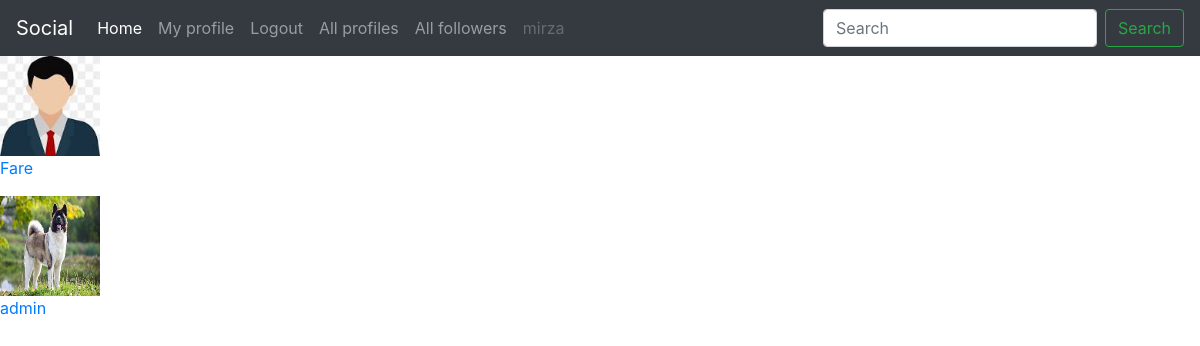
The page /profiles/user_followers/1/ (signed in) on the database its author committed.
### profiles/models.py (models this page shows, shortened)
class Followers(models.Model):
    sender = models.ForeignKey(Profile, on_delete=models.CASCADE,related_name="sender")
    receiver = models.ForeignKey(Profile, on_delete=models.CASCADE,related_name="receiver")

class Profile(models.Model):
    first_name = models.CharField(max_length=225)
    last_name = models.CharField(max_length=225)
    bio = models.TextField()
    user = models.OneToOneField(User, on_delete=models.CASCADE)
    image = models.ImageField(upload_to="post_images",default="avatar.jpg")
    followers = models.ManyToManyField(User,related_name="follower",blank=True)
    created = models.DateTimeField(auto_now_add=True)
    updated = models.DateTimeField(auto_now=True)

### profiles/views.py (the view)
# urls.py: path("user_followers/<str:pk>/",views.user_followers,name="user_followers"),
@login_required(login_url='account_login')
def user_followers(request,pk):
    profile = Profile.objects.get(pk=pk)
    followers = Followers.objects.filter(receiver=profile)
    context = {'followers':followers}
    return render(request, 'profiles/user_followers.html',context)

### profiles/templates/profiles/user_followers.html
{% extends "base.html" %}
{% block content %}
{% for follower in followers %}
<a href="{% url 'get_profiles' follower.sender.pk %}">
        <img width="100" height="100" src="{{ follower.sender.image.url }}" />
        <p>{{ follower.sender.user.username }}</p>
</a>
{% endfor %}
{% endblock content %}

### templates/navbar.html (shortened to what this page needs)
<nav class="navbar navbar-expand-lg navbar-dark bg-dark">
    <a class="navbar-brand" href="">Social</a>
    <div class="collapse navbar-collapse" id="navbarSupportedContent">
      <ul class="navbar-nav mr-auto">
        <li class="nav-item active">
          <a class="nav-link" href="/posts/">Home <span class="sr-only">(current)</span></a>
        </li>
        <li class="nav-item">
          <a class="nav-link" href="{% url 'my_profile' %}">My profile</a>
        </li>
        {% if request.user.is_authenticated %}
        <li class="nav-item">
          <a class="nav-link" href="{% url 'account_logout' %}">Logout</a>
        </li>
        <li class="nav-item">
          <a class="nav-link" href="{% url 'all_profiles' %}">All profiles</a>
        </li>
        <li class="nav-item">
          <a class="nav-link" href="{% url 'all_user_followers' %}">All followers</a>
        </li>
        {% else %}
        <li class="nav-item">
          <a class="nav-link" href="{% url 'account_signup' %}">Signup</a>
        </li>
        {% endif %}
        <li class="nav-item">
          <a class="nav-link disabled" href="#">{{ request.user.username }}</a>
        </li>
      </ul>
      <form action="{% url 'search' %}" method="POST" class="form-inline my-2 my-lg-0">
        <input class="form-control mr-sm-2" type="search" name="search" placeholder="Search" aria-label="Search">
        <button class="btn btn-outline-success my-2 my-sm-0" type="submit">Search</button>
      </form>
    </div>
  </nav>

### rows shown on the page
Followers: sender.image (placeholder picture), sender.user.username "Fare"
Followers: sender.image (picture), sender.user.username "admin"

### other values the page prints
{{ request.user.username }} "mirza"
